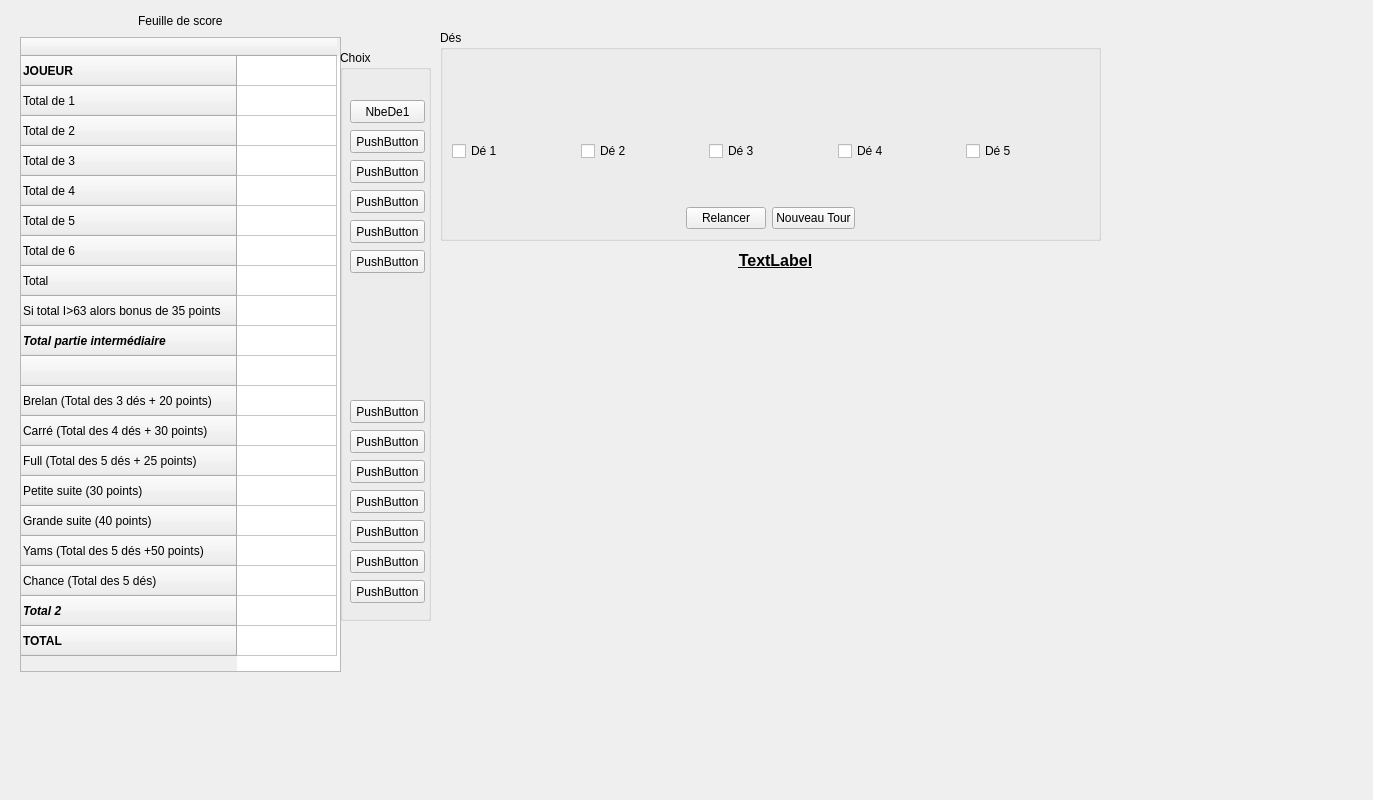
<?xml version="1.0" encoding="UTF-8"?>
<ui version="4.0">
 <class>interface</class>
 <widget class="QWidget" name="interface">
  <property name="geometry">
   <rect>
    <x>0</x>
    <y>0</y>
    <width>1373</width>
    <height>800</height>
   </rect>
  </property>
  <property name="windowTitle">
   <string>Form</string>
  </property>
  <widget class="QGroupBox" name="groupBox">
   <property name="geometry">
    <rect>
     <x>440</x>
     <y>30</y>
     <width>661</width>
     <height>211</height>
    </rect>
   </property>
   <property name="title">
    <string>Dés</string>
   </property>
   <layout class="QHBoxLayout" name="horizontalLayout_5">
    <item>
     <layout class="QVBoxLayout" name="verticalLayout_3">
      <item>
       <layout class="QHBoxLayout" name="horizontalLayout_4">
        <item>
         <spacer name="horizontalSpacer_7">
          <property name="orientation">
           <enum>Qt::Horizontal</enum>
          </property>
          <property name="sizeHint" stdset="0">
           <size>
            <width>40</width>
            <height>20</height>
           </size>
          </property>
         </spacer>
        </item>
        <item>
         <widget class="QLabel" name="D1">
          <property name="text">
           <string/>
          </property>
          <property name="pixmap">
           <pixmap resource="imge.qrc">:/new/images/1.gif</pixmap>
          </property>
          <property name="scaledContents">
           <bool>true</bool>
          </property>
         </widget>
        </item>
        <item>
         <spacer name="horizontalSpacer_5">
          <property name="orientation">
           <enum>Qt::Horizontal</enum>
          </property>
          <property name="sizeHint" stdset="0">
           <size>
            <width>40</width>
            <height>20</height>
           </size>
          </property>
         </spacer>
        </item>
        <item>
         <widget class="QLabel" name="D2">
          <property name="text">
           <string/>
          </property>
          <property name="pixmap">
           <pixmap resource="imge.qrc">:/new/images/1.gif</pixmap>
          </property>
          <property name="scaledContents">
           <bool>true</bool>
          </property>
         </widget>
        </item>
        <item>
         <spacer name="horizontalSpacer_6">
          <property name="orientation">
           <enum>Qt::Horizontal</enum>
          </property>
          <property name="sizeHint" stdset="0">
           <size>
            <width>40</width>
            <height>20</height>
           </size>
          </property>
         </spacer>
        </item>
        <item>
         <widget class="QLabel" name="D3">
          <property name="text">
           <string/>
          </property>
          <property name="pixmap">
           <pixmap resource="imge.qrc">:/new/images/1.gif</pixmap>
          </property>
          <property name="scaledContents">
           <bool>true</bool>
          </property>
         </widget>
        </item>
        <item>
         <spacer name="horizontalSpacer_8">
          <property name="orientation">
           <enum>Qt::Horizontal</enum>
          </property>
          <property name="sizeHint" stdset="0">
           <size>
            <width>40</width>
            <height>20</height>
           </size>
          </property>
         </spacer>
        </item>
        <item>
         <widget class="QLabel" name="D4">
          <property name="text">
           <string/>
          </property>
          <property name="pixmap">
           <pixmap resource="imge.qrc">:/new/images/1.gif</pixmap>
          </property>
          <property name="scaledContents">
           <bool>true</bool>
          </property>
         </widget>
        </item>
        <item>
         <spacer name="horizontalSpacer_9">
          <property name="orientation">
           <enum>Qt::Horizontal</enum>
          </property>
          <property name="sizeHint" stdset="0">
           <size>
            <width>40</width>
            <height>20</height>
           </size>
          </property>
         </spacer>
        </item>
        <item>
         <widget class="QLabel" name="D5">
          <property name="text">
           <string/>
          </property>
          <property name="pixmap">
           <pixmap resource="imge.qrc">:/new/images/1.gif</pixmap>
          </property>
          <property name="scaledContents">
           <bool>true</bool>
          </property>
         </widget>
        </item>
        <item>
         <spacer name="horizontalSpacer_10">
          <property name="orientation">
           <enum>Qt::Horizontal</enum>
          </property>
          <property name="sizeHint" stdset="0">
           <size>
            <width>40</width>
            <height>20</height>
           </size>
          </property>
         </spacer>
        </item>
       </layout>
      </item>
      <item>
       <spacer name="verticalSpacer_2">
        <property name="orientation">
         <enum>Qt::Vertical</enum>
        </property>
        <property name="sizeHint" stdset="0">
         <size>
          <width>20</width>
          <height>40</height>
         </size>
        </property>
       </spacer>
      </item>
      <item>
       <layout class="QVBoxLayout" name="verticalLayout">
        <item>
         <layout class="QHBoxLayout" name="horizontalLayout">
          <item>
           <widget class="QCheckBox" name="checkD1">
            <property name="text">
             <string>Dé 1</string>
            </property>
           </widget>
          </item>
          <item>
           <widget class="QCheckBox" name="checkD2">
            <property name="text">
             <string>Dé 2</string>
            </property>
           </widget>
          </item>
          <item>
           <widget class="QCheckBox" name="checkD3">
            <property name="text">
             <string>Dé 3</string>
            </property>
           </widget>
          </item>
          <item>
           <widget class="QCheckBox" name="checkD4">
            <property name="text">
             <string>Dé 4</string>
            </property>
           </widget>
          </item>
          <item>
           <widget class="QCheckBox" name="checkD5">
            <property name="text">
             <string>Dé 5</string>
            </property>
           </widget>
          </item>
         </layout>
        </item>
        <item>
         <spacer name="verticalSpacer">
          <property name="orientation">
           <enum>Qt::Vertical</enum>
          </property>
          <property name="sizeHint" stdset="0">
           <size>
            <width>20</width>
            <height>40</height>
           </size>
          </property>
         </spacer>
        </item>
        <item>
         <layout class="QHBoxLayout" name="horizontalLayout_3">
          <item>
           <spacer name="horizontalSpacer_3">
            <property name="orientation">
             <enum>Qt::Horizontal</enum>
            </property>
            <property name="sizeHint" stdset="0">
             <size>
              <width>40</width>
              <height>20</height>
             </size>
            </property>
           </spacer>
          </item>
          <item>
           <widget class="QPushButton" name="Relancer">
            <property name="text">
             <string>Relancer</string>
            </property>
           </widget>
          </item>
          <item>
           <widget class="QPushButton" name="NouveauTour">
            <property name="enabled">
             <bool>true</bool>
            </property>
            <property name="text">
             <string>Nouveau Tour</string>
            </property>
           </widget>
          </item>
          <item>
           <spacer name="horizontalSpacer_4">
            <property name="orientation">
             <enum>Qt::Horizontal</enum>
            </property>
            <property name="sizeHint" stdset="0">
             <size>
              <width>40</width>
              <height>20</height>
             </size>
            </property>
           </spacer>
          </item>
         </layout>
        </item>
       </layout>
      </item>
     </layout>
    </item>
   </layout>
  </widget>
  <widget class="QWidget" name="layoutWidget">
   <property name="geometry">
    <rect>
     <x>20</x>
     <y>11</y>
     <width>321</width>
     <height>661</height>
    </rect>
   </property>
   <layout class="QVBoxLayout" name="verticalLayout_2">
    <item>
     <layout class="QHBoxLayout" name="horizontalLayout_2">
      <item>
       <spacer name="horizontalSpacer">
        <property name="orientation">
         <enum>Qt::Horizontal</enum>
        </property>
        <property name="sizeHint" stdset="0">
         <size>
          <width>40</width>
          <height>20</height>
         </size>
        </property>
       </spacer>
      </item>
      <item>
       <widget class="QLabel" name="label">
        <property name="text">
         <string>Feuille de score</string>
        </property>
       </widget>
      </item>
      <item>
       <spacer name="horizontalSpacer_2">
        <property name="orientation">
         <enum>Qt::Horizontal</enum>
        </property>
        <property name="sizeHint" stdset="0">
         <size>
          <width>40</width>
          <height>20</height>
         </size>
        </property>
       </spacer>
      </item>
     </layout>
    </item>
    <item>
     <widget class="QTableWidget" name="score">
      <row>
       <property name="text">
        <string>JOUEUR</string>
       </property>
       <property name="font">
        <font>
         <weight>75</weight>
         <bold>true</bold>
        </font>
       </property>
       <property name="background">
        <color>
         <red>21</red>
         <green>102</green>
         <blue>207</blue>
        </color>
       </property>
      </row>
      <row>
       <property name="text">
        <string>Total de 1</string>
       </property>
      </row>
      <row>
       <property name="text">
        <string>Total de 2</string>
       </property>
      </row>
      <row>
       <property name="text">
        <string>Total de 3</string>
       </property>
      </row>
      <row>
       <property name="text">
        <string>Total de 4</string>
       </property>
      </row>
      <row>
       <property name="text">
        <string>Total de 5</string>
       </property>
      </row>
      <row>
       <property name="text">
        <string>Total de 6</string>
       </property>
      </row>
      <row>
       <property name="text">
        <string>Total</string>
       </property>
      </row>
      <row>
       <property name="text">
        <string>Si total I&gt;63 alors bonus de 35 points</string>
       </property>
      </row>
      <row>
       <property name="text">
        <string>Total partie intermédiaire</string>
       </property>
       <property name="font">
        <font>
         <weight>75</weight>
         <italic>true</italic>
         <bold>true</bold>
        </font>
       </property>
      </row>
      <row>
       <property name="text">
        <string/>
       </property>
      </row>
      <row>
       <property name="text">
        <string>Brelan (Total des 3 dés + 20 points)</string>
       </property>
      </row>
      <row>
       <property name="text">
        <string>Carré (Total des 4 dés + 30 points)</string>
       </property>
      </row>
      <row>
       <property name="text">
        <string>Full (Total des 5 dés + 25 points)</string>
       </property>
      </row>
      <row>
       <property name="text">
        <string>Petite suite (30 points)</string>
       </property>
      </row>
      <row>
       <property name="text">
        <string>Grande suite (40 points)</string>
       </property>
      </row>
      <row>
       <property name="text">
        <string>Yams (Total des 5 dés +50 points)</string>
       </property>
      </row>
      <row>
       <property name="text">
        <string>Chance (Total des 5 dés)</string>
       </property>
      </row>
      <row>
       <property name="text">
        <string>Total 2</string>
       </property>
       <property name="font">
        <font>
         <weight>75</weight>
         <italic>true</italic>
         <bold>true</bold>
        </font>
       </property>
      </row>
      <row>
       <property name="text">
        <string>TOTAL</string>
       </property>
       <property name="font">
        <font>
         <weight>75</weight>
         <bold>true</bold>
        </font>
       </property>
      </row>
      <column>
       <property name="text">
        <string/>
       </property>
       <property name="textAlignment">
        <set>AlignHCenter|AlignVCenter|AlignCenter</set>
       </property>
      </column>
      <item row="0" column="0">
       <property name="text">
        <string/>
       </property>
       <property name="textAlignment">
        <set>AlignHCenter|AlignVCenter|AlignCenter</set>
       </property>
      </item>
      <item row="1" column="0">
       <property name="text">
        <string/>
       </property>
       <property name="textAlignment">
        <set>AlignHCenter|AlignVCenter|AlignCenter</set>
       </property>
      </item>
      <item row="2" column="0">
       <property name="text">
        <string/>
       </property>
      </item>
      <item row="3" column="0">
       <property name="text">
        <string/>
       </property>
      </item>
      <item row="4" column="0">
       <property name="text">
        <string/>
       </property>
      </item>
      <item row="5" column="0">
       <property name="text">
        <string/>
       </property>
      </item>
      <item row="6" column="0">
       <property name="text">
        <string/>
       </property>
      </item>
      <item row="7" column="0">
       <property name="text">
        <string/>
       </property>
      </item>
      <item row="8" column="0">
       <property name="text">
        <string/>
       </property>
      </item>
      <item row="9" column="0">
       <property name="text">
        <string/>
       </property>
       <property name="font">
        <font>
         <weight>75</weight>
         <italic>true</italic>
         <bold>true</bold>
        </font>
       </property>
      </item>
      <item row="11" column="0">
       <property name="text">
        <string/>
       </property>
      </item>
      <item row="12" column="0">
       <property name="text">
        <string/>
       </property>
      </item>
      <item row="13" column="0">
       <property name="text">
        <string/>
       </property>
      </item>
      <item row="14" column="0">
       <property name="text">
        <string/>
       </property>
      </item>
      <item row="15" column="0">
       <property name="text">
        <string/>
       </property>
      </item>
      <item row="16" column="0">
       <property name="text">
        <string/>
       </property>
      </item>
      <item row="17" column="0">
       <property name="text">
        <string/>
       </property>
      </item>
      <item row="18" column="0">
       <property name="text">
        <string/>
       </property>
       <property name="font">
        <font>
         <weight>75</weight>
         <italic>true</italic>
         <bold>true</bold>
        </font>
       </property>
      </item>
      <item row="19" column="0">
       <property name="text">
        <string/>
       </property>
       <property name="font">
        <font>
         <weight>75</weight>
         <bold>true</bold>
        </font>
       </property>
      </item>
     </widget>
    </item>
   </layout>
  </widget>
  <widget class="QGroupBox" name="groupBox_2">
   <property name="geometry">
    <rect>
     <x>340</x>
     <y>50</y>
     <width>91</width>
     <height>571</height>
    </rect>
   </property>
   <property name="title">
    <string>Choix</string>
   </property>
   <widget class="QPushButton" name="tot1">
    <property name="geometry">
     <rect>
      <x>10</x>
      <y>50</y>
      <width>75</width>
      <height>23</height>
     </rect>
    </property>
    <property name="text">
     <string>NbeDe1</string>
    </property>
   </widget>
   <widget class="QPushButton" name="tot2">
    <property name="geometry">
     <rect>
      <x>10</x>
      <y>80</y>
      <width>75</width>
      <height>23</height>
     </rect>
    </property>
    <property name="text">
     <string>PushButton</string>
    </property>
   </widget>
   <widget class="QPushButton" name="tot3">
    <property name="geometry">
     <rect>
      <x>10</x>
      <y>110</y>
      <width>75</width>
      <height>23</height>
     </rect>
    </property>
    <property name="text">
     <string>PushButton</string>
    </property>
   </widget>
   <widget class="QPushButton" name="tot5">
    <property name="geometry">
     <rect>
      <x>10</x>
      <y>170</y>
      <width>75</width>
      <height>23</height>
     </rect>
    </property>
    <property name="text">
     <string>PushButton</string>
    </property>
   </widget>
   <widget class="QPushButton" name="brelan">
    <property name="geometry">
     <rect>
      <x>10</x>
      <y>350</y>
      <width>75</width>
      <height>23</height>
     </rect>
    </property>
    <property name="text">
     <string>PushButton</string>
    </property>
   </widget>
   <widget class="QPushButton" name="full">
    <property name="geometry">
     <rect>
      <x>10</x>
      <y>410</y>
      <width>75</width>
      <height>23</height>
     </rect>
    </property>
    <property name="text">
     <string>PushButton</string>
    </property>
   </widget>
   <widget class="QPushButton" name="pts">
    <property name="geometry">
     <rect>
      <x>10</x>
      <y>440</y>
      <width>75</width>
      <height>23</height>
     </rect>
    </property>
    <property name="text">
     <string>PushButton</string>
    </property>
   </widget>
   <widget class="QPushButton" name="carre">
    <property name="geometry">
     <rect>
      <x>10</x>
      <y>380</y>
      <width>75</width>
      <height>23</height>
     </rect>
    </property>
    <property name="text">
     <string>PushButton</string>
    </property>
   </widget>
   <widget class="QPushButton" name="tot6">
    <property name="geometry">
     <rect>
      <x>10</x>
      <y>200</y>
      <width>75</width>
      <height>23</height>
     </rect>
    </property>
    <property name="text">
     <string>PushButton</string>
    </property>
   </widget>
   <widget class="QPushButton" name="tot4">
    <property name="geometry">
     <rect>
      <x>10</x>
      <y>140</y>
      <width>75</width>
      <height>23</height>
     </rect>
    </property>
    <property name="text">
     <string>PushButton</string>
    </property>
   </widget>
   <widget class="QPushButton" name="gds">
    <property name="geometry">
     <rect>
      <x>10</x>
      <y>470</y>
      <width>75</width>
      <height>23</height>
     </rect>
    </property>
    <property name="text">
     <string>PushButton</string>
    </property>
   </widget>
   <widget class="QPushButton" name="yams">
    <property name="geometry">
     <rect>
      <x>10</x>
      <y>500</y>
      <width>75</width>
      <height>23</height>
     </rect>
    </property>
    <property name="text">
     <string>PushButton</string>
    </property>
   </widget>
   <widget class="QPushButton" name="chance">
    <property name="geometry">
     <rect>
      <x>10</x>
      <y>530</y>
      <width>75</width>
      <height>23</height>
     </rect>
    </property>
    <property name="text">
     <string>PushButton</string>
    </property>
   </widget>
  </widget>
  <widget class="QLabel" name="Texte">
   <property name="geometry">
    <rect>
     <x>550</x>
     <y>250</y>
     <width>451</width>
     <height>21</height>
    </rect>
   </property>
   <property name="sizePolicy">
    <sizepolicy hsizetype="Preferred" vsizetype="Preferred">
     <horstretch>0</horstretch>
     <verstretch>0</verstretch>
    </sizepolicy>
   </property>
   <property name="baseSize">
    <size>
     <width>0</width>
     <height>0</height>
    </size>
   </property>
   <property name="font">
    <font>
     <pointsize>12</pointsize>
     <weight>75</weight>
     <bold>true</bold>
     <underline>true</underline>
    </font>
   </property>
   <property name="contextMenuPolicy">
    <enum>Qt::PreventContextMenu</enum>
   </property>
   <property name="locale">
    <locale language="French" country="France"/>
   </property>
   <property name="text">
    <string>TextLabel</string>
   </property>
   <property name="alignment">
    <set>Qt::AlignCenter</set>
   </property>
  </widget>
 </widget>
 <resources>
  <include location="imge.qrc"/>
 </resources>
 <connections/>
</ui>
